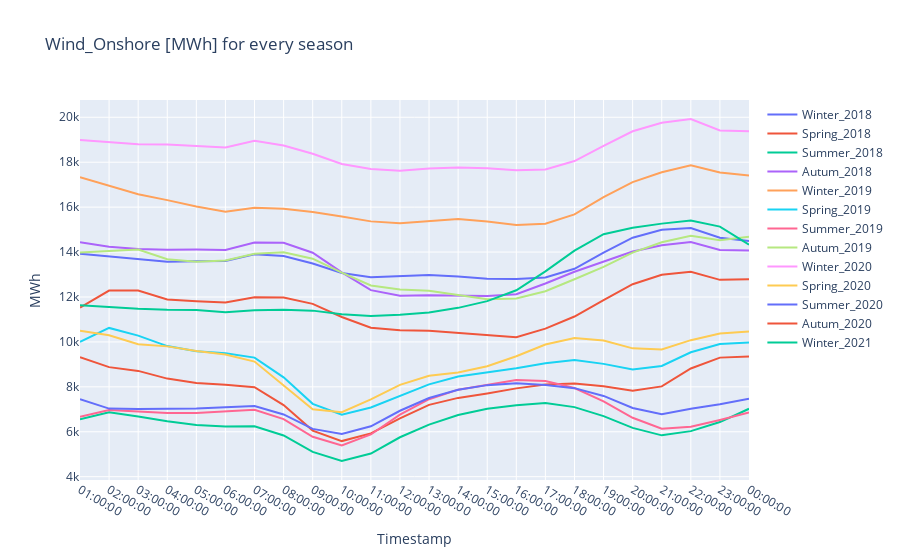

Source (notebook cell):
### Markdown cell above
## Plots Wind onshore per 24 h

### Code cell
plot_all_seasonal_data_for_one_energy(seasons_wind_onshore,'Wind_Onshore')
